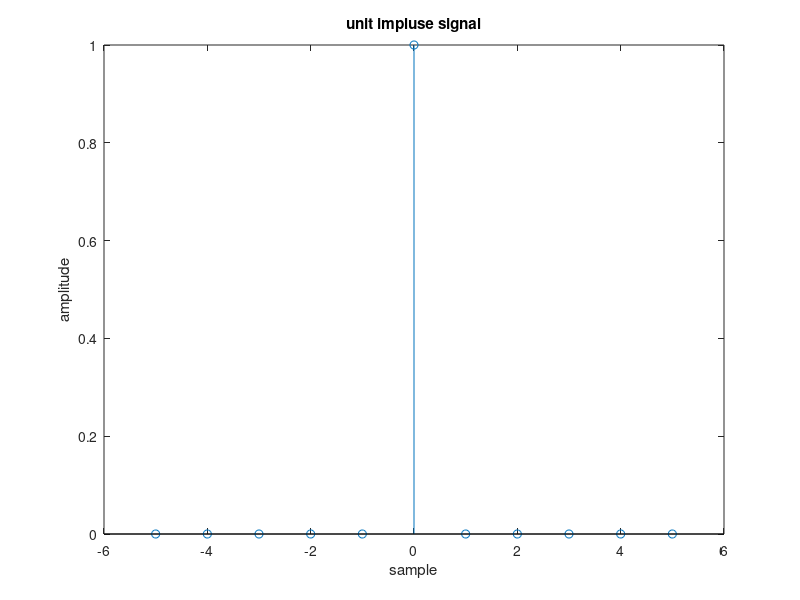

This figure's MATLAB source:
disp('sinosidal signal genration');
N=input('Enter no. of sample');
n=-N:1:N;
x=[zeros(1,N),1,zeros(1,N)];
figure,stem(n,x);
xlabel('sample');
ylabel('amplitude');
title('unit impluse signal');
